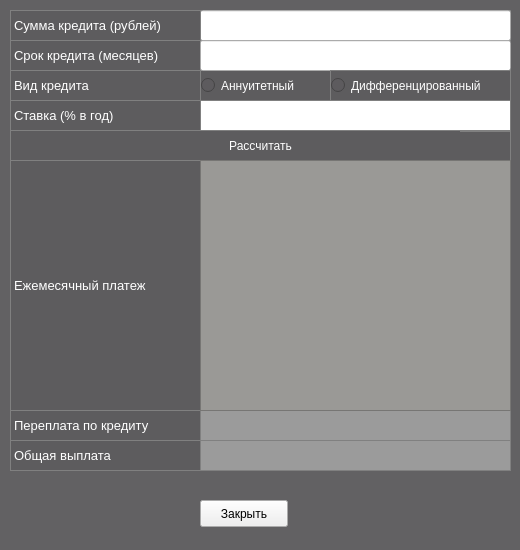
<?xml version="1.0" encoding="UTF-8"?>
<ui version="4.0">
 <class>CreditView</class>
 <widget class="QDialog" name="CreditView">
  <property name="geometry">
   <rect>
    <x>0</x>
    <y>0</y>
    <width>520</width>
    <height>550</height>
   </rect>
  </property>
  <property name="minimumSize">
   <size>
    <width>520</width>
    <height>550</height>
   </size>
  </property>
  <property name="maximumSize">
   <size>
    <width>520</width>
    <height>550</height>
   </size>
  </property>
  <property name="windowTitle">
   <string>CreditCalc</string>
  </property>
  <property name="styleSheet">
   <string notr="true">QDialog{
        background-color: rgba(93, 92, 94, 209);
}</string>
  </property>
  <property name="modal">
   <bool>true</bool>
  </property>
  <widget class="QPushButton" name="pushButton_calcCredit">
   <property name="geometry">
    <rect>
     <x>10</x>
     <y>130</y>
     <width>501</width>
     <height>31</height>
    </rect>
   </property>
   <property name="styleSheet">
    <string notr="true">QPushButton {
	font:14pt &quot;.AppleSystemUIFont&quot;;
	color: rgb(255, 255, 255);
     border: 1px solid grey;
	background-color: rgba(93, 92, 94, 209);
}
QPushButton:pressed {
  background-color: qlineargradient(x1: 0, y1: 0, x2: 0, y2: 1,
                             stop: 0 #dadbde, stop: 1 #f6f7fa);
}</string>
   </property>
   <property name="text">
    <string>Рассчитать</string>
   </property>
  </widget>
  <widget class="QRadioButton" name="radioButton_diff">
   <property name="geometry">
    <rect>
     <x>330</x>
     <y>70</y>
     <width>181</width>
     <height>31</height>
    </rect>
   </property>
   <property name="styleSheet">
    <string notr="true">QRadioButton{
font:8pt &quot;.AppleSystemUIFont&quot;;
	color: rgb(255, 255, 255);
     border: 1px solid grey;
	background-color: rgba(93, 92, 94, 209);
}</string>
   </property>
   <property name="text">
    <string>Дифференцированный</string>
   </property>
  </widget>
  <widget class="QLabel" name="label_6">
   <property name="geometry">
    <rect>
     <x>460</x>
     <y>100</y>
     <width>50</width>
     <height>32</height>
    </rect>
   </property>
   <property name="font">
    <font>
     <family>.AppleSystemUIFont</family>
     <pointsize>10</pointsize>
     <italic>false</italic>
     <bold>false</bold>
    </font>
   </property>
   <property name="styleSheet">
    <string notr="true">QLabel{
font:10pt &quot;.AppleSystemUIFont&quot;;
	color: rgb(255, 255, 255);
     border: 1px solid grey;
	background-color: rgba(93, 92, 94, 209);
}</string>
   </property>
   <property name="text">
    <string>% в год</string>
   </property>
  </widget>
  <widget class="QLineEdit" name="period">
   <property name="geometry">
    <rect>
     <x>200</x>
     <y>40</y>
     <width>311</width>
     <height>31</height>
    </rect>
   </property>
  </widget>
  <widget class="QLabel" name="label_5">
   <property name="geometry">
    <rect>
     <x>460</x>
     <y>10</y>
     <width>51</width>
     <height>31</height>
    </rect>
   </property>
   <property name="font">
    <font>
     <family>.AppleSystemUIFont</family>
     <pointsize>10</pointsize>
     <italic>false</italic>
     <bold>false</bold>
    </font>
   </property>
   <property name="styleSheet">
    <string notr="true">QLabel{
font:10pt &quot;.AppleSystemUIFont&quot;;
	color: rgb(255, 255, 255);
     border: 1px solid grey;
	background-color: rgba(93, 92, 94, 209);
}</string>
   </property>
   <property name="text">
    <string>рублей</string>
   </property>
   <property name="buddy">
    <cstring>label_5</cstring>
   </property>
  </widget>
  <widget class="QLabel" name="label_month">
   <property name="geometry">
    <rect>
     <x>460</x>
     <y>40</y>
     <width>50</width>
     <height>31</height>
    </rect>
   </property>
   <property name="font">
    <font>
     <family>.AppleSystemUIFont</family>
     <pointsize>10</pointsize>
     <italic>false</italic>
     <bold>false</bold>
    </font>
   </property>
   <property name="styleSheet">
    <string notr="true">QLabel{
font:10pt &quot;.AppleSystemUIFont&quot;;
	color: rgb(255, 255, 255);
     border: 1px solid grey;
	background-color: rgba(93, 92, 94, 209);
}</string>
   </property>
   <property name="text">
    <string>месяцев</string>
   </property>
   <property name="buddy">
    <cstring>label_5</cstring>
   </property>
  </widget>
  <widget class="QLineEdit" name="percent">
   <property name="geometry">
    <rect>
     <x>200</x>
     <y>100</y>
     <width>311</width>
     <height>31</height>
    </rect>
   </property>
   <property name="styleSheet">
    <string notr="true">QLineEdit{
   border: 1px solid grey;
}</string>
   </property>
  </widget>
  <widget class="QLineEdit" name="credit_sum">
   <property name="geometry">
    <rect>
     <x>200</x>
     <y>10</y>
     <width>311</width>
     <height>31</height>
    </rect>
   </property>
  </widget>
  <widget class="QRadioButton" name="radioButton_annuit">
   <property name="geometry">
    <rect>
     <x>200</x>
     <y>70</y>
     <width>131</width>
     <height>31</height>
    </rect>
   </property>
   <property name="styleSheet">
    <string notr="true">QRadioButton{
font:8pt &quot;.AppleSystemUIFont&quot;;
	color: rgb(255, 255, 255);
     border: 1px solid grey;
	background-color: rgba(93, 92, 94, 209);
}</string>
   </property>
   <property name="text">
    <string>Аннуитетный</string>
   </property>
  </widget>
  <widget class="QLabel" name="label_period">
   <property name="geometry">
    <rect>
     <x>10</x>
     <y>40</y>
     <width>191</width>
     <height>31</height>
    </rect>
   </property>
   <property name="font">
    <font>
     <family>.AppleSystemUIFont</family>
     <pointsize>10</pointsize>
     <italic>false</italic>
     <bold>false</bold>
    </font>
   </property>
   <property name="styleSheet">
    <string notr="true">QLabel{
font:10pt &quot;.AppleSystemUIFont&quot;;
	color: rgb(255, 255, 255);
     border: 1px solid grey;
	background-color: rgba(93, 92, 94, 209);
}</string>
   </property>
   <property name="text">
    <string>Срок кредита (месяцев)</string>
   </property>
  </widget>
  <widget class="QLabel" name="label_bet">
   <property name="geometry">
    <rect>
     <x>10</x>
     <y>100</y>
     <width>191</width>
     <height>31</height>
    </rect>
   </property>
   <property name="font">
    <font>
     <family>.AppleSystemUIFont</family>
     <pointsize>10</pointsize>
     <italic>false</italic>
     <bold>false</bold>
    </font>
   </property>
   <property name="styleSheet">
    <string notr="true">QLabel{
font:10pt &quot;.AppleSystemUIFont&quot;;
	color: rgb(255, 255, 255);
     border: 1px solid grey;
	background-color: rgba(93, 92, 94, 209);
}</string>
   </property>
   <property name="text">
    <string>Ставка (% в год)</string>
   </property>
  </widget>
  <widget class="QLabel" name="label_type">
   <property name="geometry">
    <rect>
     <x>10</x>
     <y>70</y>
     <width>191</width>
     <height>31</height>
    </rect>
   </property>
   <property name="font">
    <font>
     <family>.AppleSystemUIFont</family>
     <pointsize>10</pointsize>
     <italic>false</italic>
     <bold>false</bold>
    </font>
   </property>
   <property name="styleSheet">
    <string notr="true">QLabel{
font:10pt &quot;.AppleSystemUIFont&quot;;
	color: rgb(255, 255, 255);
     border: 1px solid grey;
	background-color: rgba(93, 92, 94, 209);
}</string>
   </property>
   <property name="text">
    <string>Вид кредита</string>
   </property>
  </widget>
  <widget class="QLabel" name="label_summ">
   <property name="geometry">
    <rect>
     <x>10</x>
     <y>10</y>
     <width>191</width>
     <height>31</height>
    </rect>
   </property>
   <property name="font">
    <font>
     <family>.AppleSystemUIFont</family>
     <pointsize>10</pointsize>
     <italic>false</italic>
     <bold>false</bold>
    </font>
   </property>
   <property name="styleSheet">
    <string notr="true">QLabel{
font:10pt &quot;.AppleSystemUIFont&quot;;
	color: rgb(255, 255, 255);
     border: 1px solid grey;
	background-color: rgba(93, 92, 94, 209);
}</string>
   </property>
   <property name="text">
    <string>Сумма кредита (рублей)</string>
   </property>
  </widget>
  <widget class="QLabel" name="label_overpayment">
   <property name="geometry">
    <rect>
     <x>200</x>
     <y>410</y>
     <width>311</width>
     <height>31</height>
    </rect>
   </property>
   <property name="palette">
    <palette>
     <active>
      <colorrole role="Button">
       <brush brushstyle="SolidPattern">
        <color alpha="255">
         <red>155</red>
         <green>155</green>
         <blue>155</blue>
        </color>
       </brush>
      </colorrole>
      <colorrole role="Base">
       <brush brushstyle="SolidPattern">
        <color alpha="255">
         <red>155</red>
         <green>155</green>
         <blue>155</blue>
        </color>
       </brush>
      </colorrole>
      <colorrole role="Window">
       <brush brushstyle="SolidPattern">
        <color alpha="255">
         <red>155</red>
         <green>155</green>
         <blue>155</blue>
        </color>
       </brush>
      </colorrole>
     </active>
     <inactive>
      <colorrole role="Button">
       <brush brushstyle="SolidPattern">
        <color alpha="255">
         <red>155</red>
         <green>155</green>
         <blue>155</blue>
        </color>
       </brush>
      </colorrole>
      <colorrole role="Base">
       <brush brushstyle="SolidPattern">
        <color alpha="255">
         <red>155</red>
         <green>155</green>
         <blue>155</blue>
        </color>
       </brush>
      </colorrole>
      <colorrole role="Window">
       <brush brushstyle="SolidPattern">
        <color alpha="255">
         <red>155</red>
         <green>155</green>
         <blue>155</blue>
        </color>
       </brush>
      </colorrole>
     </inactive>
     <disabled>
      <colorrole role="Button">
       <brush brushstyle="SolidPattern">
        <color alpha="255">
         <red>155</red>
         <green>155</green>
         <blue>155</blue>
        </color>
       </brush>
      </colorrole>
      <colorrole role="Base">
       <brush brushstyle="SolidPattern">
        <color alpha="255">
         <red>155</red>
         <green>155</green>
         <blue>155</blue>
        </color>
       </brush>
      </colorrole>
      <colorrole role="Window">
       <brush brushstyle="SolidPattern">
        <color alpha="255">
         <red>155</red>
         <green>155</green>
         <blue>155</blue>
        </color>
       </brush>
      </colorrole>
     </disabled>
    </palette>
   </property>
   <property name="styleSheet">
    <string notr="true">QLabel{
    border: 1px solid grey;
	background-color: rgb(155, 155, 155);
	font: 10pt &quot;Arial&quot;;
}
</string>
   </property>
   <property name="text">
    <string/>
   </property>
   <property name="alignment">
    <set>Qt::AlignLeading|Qt::AlignLeft|Qt::AlignVCenter</set>
   </property>
   <property name="wordWrap">
    <bool>false</bool>
   </property>
  </widget>
  <widget class="QLabel" name="label_total">
   <property name="geometry">
    <rect>
     <x>10</x>
     <y>440</y>
     <width>191</width>
     <height>31</height>
    </rect>
   </property>
   <property name="font">
    <font>
     <family>.AppleSystemUIFont</family>
     <pointsize>10</pointsize>
     <italic>false</italic>
     <bold>false</bold>
    </font>
   </property>
   <property name="styleSheet">
    <string notr="true">QLabel{
font:10pt &quot;.AppleSystemUIFont&quot;;
	color: rgb(255, 255, 255);
     border: 1px solid grey;
	background-color: rgba(93, 92, 94, 209);
}</string>
   </property>
   <property name="text">
    <string>Общая выплата</string>
   </property>
  </widget>
  <widget class="QLabel" name="label_total_2">
   <property name="geometry">
    <rect>
     <x>200</x>
     <y>440</y>
     <width>311</width>
     <height>31</height>
    </rect>
   </property>
   <property name="palette">
    <palette>
     <active>
      <colorrole role="Button">
       <brush brushstyle="SolidPattern">
        <color alpha="255">
         <red>155</red>
         <green>155</green>
         <blue>155</blue>
        </color>
       </brush>
      </colorrole>
      <colorrole role="Base">
       <brush brushstyle="SolidPattern">
        <color alpha="255">
         <red>155</red>
         <green>155</green>
         <blue>155</blue>
        </color>
       </brush>
      </colorrole>
      <colorrole role="Window">
       <brush brushstyle="SolidPattern">
        <color alpha="255">
         <red>155</red>
         <green>155</green>
         <blue>155</blue>
        </color>
       </brush>
      </colorrole>
     </active>
     <inactive>
      <colorrole role="Button">
       <brush brushstyle="SolidPattern">
        <color alpha="255">
         <red>155</red>
         <green>155</green>
         <blue>155</blue>
        </color>
       </brush>
      </colorrole>
      <colorrole role="Base">
       <brush brushstyle="SolidPattern">
        <color alpha="255">
         <red>155</red>
         <green>155</green>
         <blue>155</blue>
        </color>
       </brush>
      </colorrole>
      <colorrole role="Window">
       <brush brushstyle="SolidPattern">
        <color alpha="255">
         <red>155</red>
         <green>155</green>
         <blue>155</blue>
        </color>
       </brush>
      </colorrole>
     </inactive>
     <disabled>
      <colorrole role="Button">
       <brush brushstyle="SolidPattern">
        <color alpha="255">
         <red>155</red>
         <green>155</green>
         <blue>155</blue>
        </color>
       </brush>
      </colorrole>
      <colorrole role="Base">
       <brush brushstyle="SolidPattern">
        <color alpha="255">
         <red>155</red>
         <green>155</green>
         <blue>155</blue>
        </color>
       </brush>
      </colorrole>
      <colorrole role="Window">
       <brush brushstyle="SolidPattern">
        <color alpha="255">
         <red>155</red>
         <green>155</green>
         <blue>155</blue>
        </color>
       </brush>
      </colorrole>
     </disabled>
    </palette>
   </property>
   <property name="styleSheet">
    <string notr="true">QLabel{
    border: 1px solid grey;
	background-color: rgb(155,155,155);
	font: 10pt &quot;Arial&quot;;
}
</string>
   </property>
   <property name="text">
    <string/>
   </property>
   <property name="alignment">
    <set>Qt::AlignLeading|Qt::AlignLeft|Qt::AlignVCenter</set>
   </property>
   <property name="wordWrap">
    <bool>false</bool>
   </property>
  </widget>
  <widget class="QLabel" name="label_over">
   <property name="geometry">
    <rect>
     <x>10</x>
     <y>410</y>
     <width>191</width>
     <height>31</height>
    </rect>
   </property>
   <property name="font">
    <font>
     <family>.AppleSystemUIFont</family>
     <pointsize>10</pointsize>
     <italic>false</italic>
     <bold>false</bold>
    </font>
   </property>
   <property name="styleSheet">
    <string notr="true">QLabel{
font:10pt &quot;.AppleSystemUIFont&quot;;
	color: rgb(255, 255, 255);
     border: 1px solid grey;
	background-color: rgba(93, 92, 94, 209);
}</string>
   </property>
   <property name="text">
    <string>Переплата по кредиту</string>
   </property>
  </widget>
  <widget class="QLabel" name="label_monthly">
   <property name="geometry">
    <rect>
     <x>10</x>
     <y>160</y>
     <width>191</width>
     <height>251</height>
    </rect>
   </property>
   <property name="font">
    <font>
     <family>.AppleSystemUIFont</family>
     <pointsize>10</pointsize>
     <italic>false</italic>
     <bold>false</bold>
    </font>
   </property>
   <property name="styleSheet">
    <string notr="true">QLabel{
font:10pt &quot;.AppleSystemUIFont&quot;;
	color: rgb(255, 255, 255);
     border: 1px solid grey;
	background-color: rgba(93, 92, 94, 209);
}</string>
   </property>
   <property name="text">
    <string>Ежемесячный платеж</string>
   </property>
  </widget>
  <widget class="QPushButton" name="pushButton_closecredit">
   <property name="geometry">
    <rect>
     <x>200</x>
     <y>500</y>
     <width>88</width>
     <height>27</height>
    </rect>
   </property>
   <property name="text">
    <string>Закрыть</string>
   </property>
  </widget>
  <widget class="QTableWidget" name="MonthPayments">
   <property name="geometry">
    <rect>
     <x>200</x>
     <y>160</y>
     <width>311</width>
     <height>251</height>
    </rect>
   </property>
   <property name="styleSheet">
    <string notr="true">background-color: rgb(154, 153, 150);</string>
   </property>
  </widget>
  <zorder>pushButton_calcCredit</zorder>
  <zorder>label_6</zorder>
  <zorder>label_5</zorder>
  <zorder>label_month</zorder>
  <zorder>percent</zorder>
  <zorder>credit_sum</zorder>
  <zorder>radioButton_annuit</zorder>
  <zorder>label_period</zorder>
  <zorder>label_bet</zorder>
  <zorder>label_type</zorder>
  <zorder>label_summ</zorder>
  <zorder>label_overpayment</zorder>
  <zorder>label_total</zorder>
  <zorder>label_total_2</zorder>
  <zorder>label_over</zorder>
  <zorder>label_monthly</zorder>
  <zorder>period</zorder>
  <zorder>radioButton_diff</zorder>
  <zorder>pushButton_closecredit</zorder>
  <zorder>MonthPayments</zorder>
 </widget>
 <resources/>
 <connections/>
</ui>
